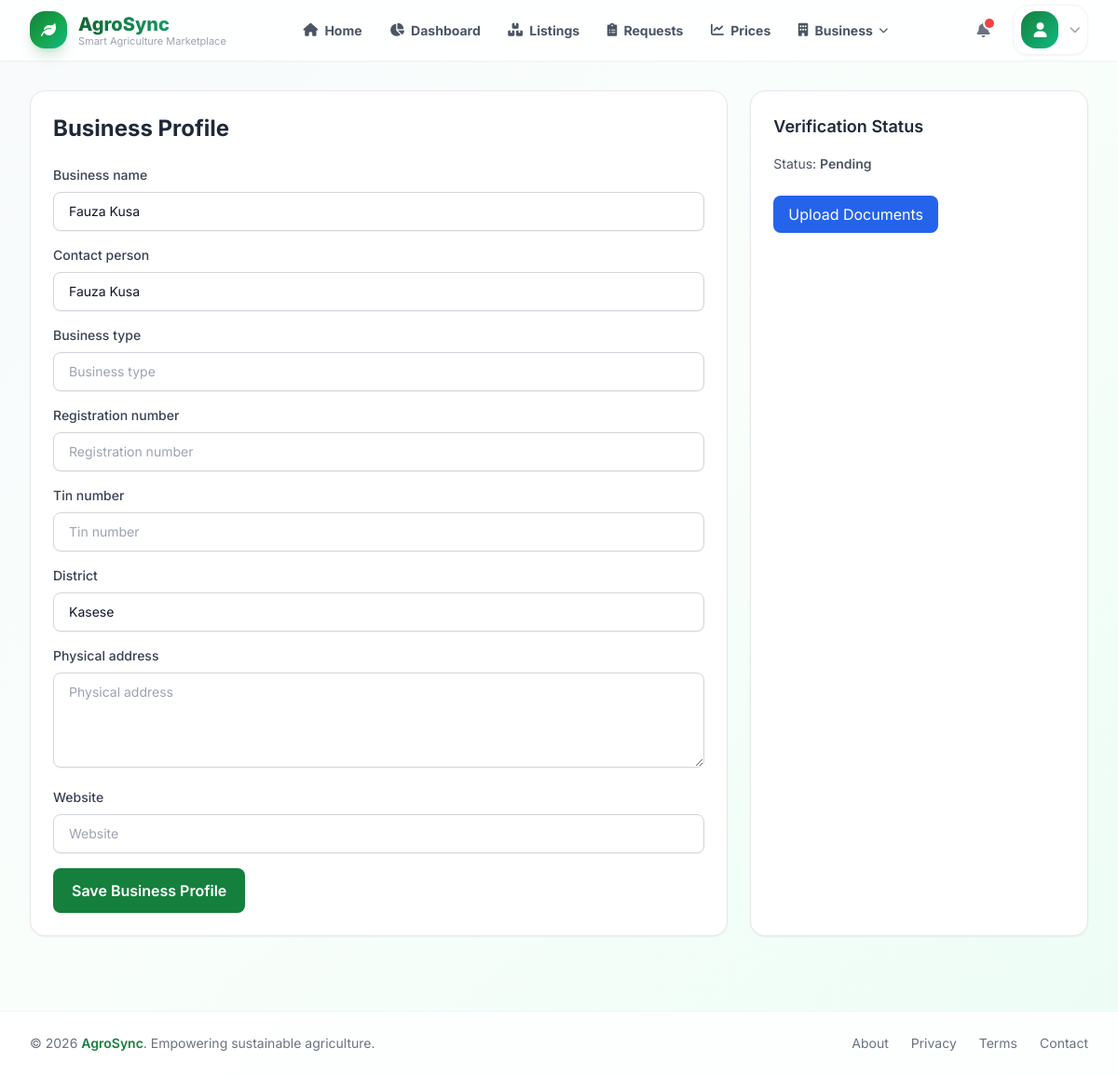
Page /profiles/business/ (signed in) on the committed database.
### profiles/models.py (models this page shows, shortened)
class BusinessProfile(BaseModel):
    user = models.OneToOneField(
        settings.AUTH_USER_MODEL,
        on_delete=models.CASCADE,
        related_name="business_profile"
    )
    business_name = models.CharField(max_length=255)
    contact_person = models.CharField(max_length=255, blank=True, null=True)
    business_type = models.CharField(max_length=100, blank=True, null=True)
    registration_number = models.CharField(max_length=100, blank=True, null=True)
    tin_number = models.CharField(max_length=100, blank=True, null=True)
    district = models.CharField(max_length=100, blank=True, null=True)
    physical_address = models.TextField(blank=True, null=True)
    website = models.URLField(blank=True, null=True)
    approval_status = models.CharField(
        max_length=20,
        choices=BusinessApprovalStatusChoices.choices,
        default=BusinessApprovalStatusChoices.PENDING
    )
    submitted_at = models.DateTimeField(blank=True, null=True)
    verified_at = models.DateTimeField(blank=True, null=True)
    rejection_reason = models.TextField(blank=True, null=True)

### profiles/views.py (the view, shortened to what this page needs)
# urls.py: path("business/", views.business_profile_update, name="business_profile_update"),
@login_required
def business_profile_update(request):
    profile, _ = BusinessProfile.objects.get_or_create(user=request.user)
    form = BusinessProfileForm(request.POST or None, instance=profile)
    return render(request, "profiles/business_profile_form.html", {"form": form, "profile": profile})

### profiles/forms.py
class BusinessProfileForm(forms.ModelForm):
    class Meta:
        model = BusinessProfile
        fields = [
            "business_name",
            "contact_person",
            "business_type",
            "registration_number",
            "tin_number",
            "district",
            "physical_address",
            "website",
        ]
        widgets = {
            "physical_address": forms.Textarea(attrs={"rows": 4}),
        }
    def __init__(self, *args, **kwargs):
        super().__init__(*args, **kwargs)
        apply_tailwind_classes(self)

### templates/profiles/business_profile_form.html (shortened to what this page needs)
{% extends "base.html" %}
{% block content %}
<div class="grid grid-cols-1 lg:grid-cols-3 gap-6">
    <div class="lg:col-span-2 bg-white rounded-2xl shadow-sm border border-gray-200 p-6">
        <h1 class="text-2xl font-bold mb-6">Business Profile</h1>
        <form method="post" class="ajax-form space-y-4">
            {% include "partials/form_fields.html" %}
            <button type="submit" class="rounded-lg bg-green-700 px-5 py-3 text-white font-semibold hover:bg-green-800">
                Save Business Profile
            </button>
        </form>
    </div>
    <div class="bg-white rounded-2xl shadow-sm border border-gray-200 p-6">
        <h2 class="text-lg font-semibold mb-4">Verification Status</h2>
        <p class="text-sm text-gray-600 mb-2">Status: <span class="font-semibold capitalize">{{ profile.approval_status }}</span></p>
        <a href="{% url 'profiles:business_document_upload' %}" class="inline-block mt-4 rounded-lg bg-blue-600 px-4 py-2 text-white hover:bg-blue-700">
            Upload Documents
        </a>
    </div>
</div>
{% endblock %}

### templates/partials/form_fields.html (shortened to what this page needs)
{% for field in form %}
    {% if field.is_hidden %}
        {{ field }}
    {% else %}
        <div class="space-y-2">
            <label for="{{ field.id_for_label }}" class="block text-sm font-medium text-gray-700">
                {{ field.label }}
            </label>
            {{ field }}
        </div>
    {% endif %}
{% endfor %}

### templates/base.html (style rules this page uses)
* { font-family: 'Inter', system-ui, -apple-system, BlinkMacSystemFont, sans-serif; }
body { min-height: 100vh; }
input, select, textarea { max-width: 100%; }

### rows in the picture
BusinessProfile: form "Fauza Kusa" "Fauza Kusa" "Kasese", approval_status "Pending"

### other values in the picture
{{ field.label }} "Business name" "Contact person" "Business type" "Registration number" "Tin number" "District" "Physical address" "Website"
